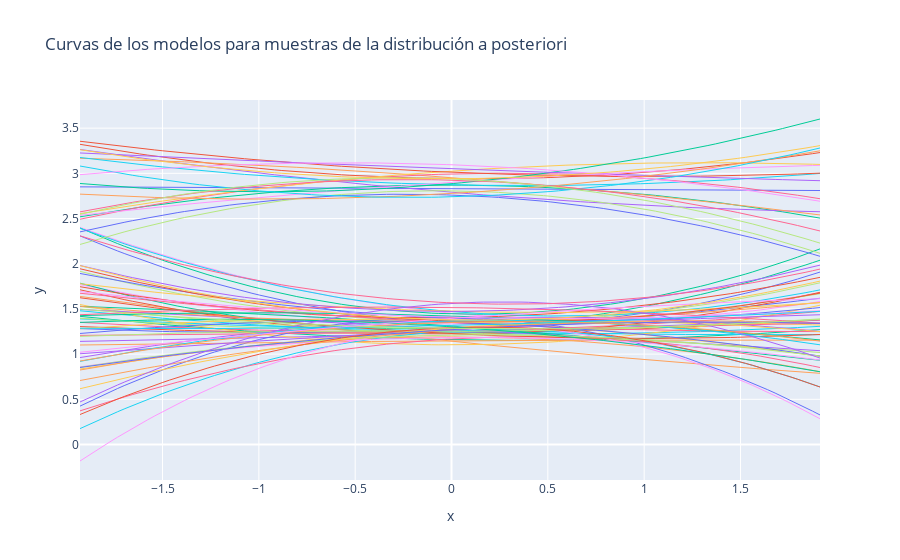

This figure's notebook cell:
### Code cell
import numpy as np
import pandas as pd
import plotly.graph_objects as go
import copy as c

data_sizes = [5, 10, 30, 60]
parameter_samples = {}
model_curves = {}

predictive_model = c.copy(ridge_results['model'])

# Generar muestras de parámetros y curvas de modelos
for size in data_sizes:
    # Seleccionar un subconjunto de datos
    subset = X_train.sample(size, random_state=42)

    # Ajustar el modelo a los datos seleccionados
    predictive_model.fit(subset[['x1', 'x2']], subset['target'])

    # Obtener los parámetros
    intercept = predictive_model.named_steps[predictive_model.steps[1][0]].intercept_
    coef = predictive_model.named_steps[predictive_model.steps[1][0]].coef_

    # Generar 20 muestras de los parámetros (simulación de distribución a posteriori)
    intercept_samples = np.random.normal(intercept, 0.1, 20)  # Ajusta la desviación estándar según sea necesario
    coef_samples = np.random.normal(coef, 0.1, (20, len(coef)))

    parameter_samples[size] = {
        'intercept': intercept_samples,
        'coefficients': coef_samples
    }

    # Generar curvas de los modelos para las muestras
    x_vals = np.linspace(X_train['x1'].min(), X_train['x1'].max(), 100)
    curves = []
    for i in range(20):
        y_vals = intercept_samples[i] + coef_samples[i][0] * x_vals + coef_samples[i][1] * x_vals**2
        curves.append((x_vals, y_vals))
    model_curves[size] = curves

# Crear la figura para las curvas de los modelos
fig = go.Figure()

# Añadir curvas para cada tamaño de conjunto de datos
for size, curves in model_curves.items():
    for x_vals, y_vals in curves:
        fig.add_trace(go.Scatter(
            x=x_vals,
            y=y_vals,
            mode='lines',
            name=f'Data Size: {size}',
            line=dict(width=1),
            showlegend=False  # Ocultar leyenda para cada curva individual
        ))

# Configurar el diseño del gráfico
fig.update_layout(
    title='Curvas de los modelos para muestras de la distribución a posteriori',
    xaxis_title='x',
    yaxis_title='y',
    showlegend=True
)

# Mostrar la figura
fig.show()
